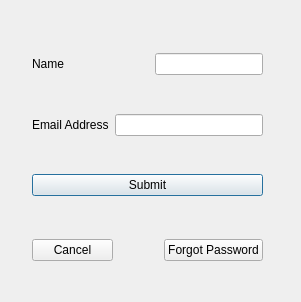
<?xml version="1.0" encoding="UTF-8"?>
<ui version="4.0">
 <class>Dialog</class>
 <widget class="QDialog" name="Dialog">
  <property name="geometry">
   <rect>
    <x>0</x>
    <y>0</y>
    <width>301</width>
    <height>302</height>
   </rect>
  </property>
  <property name="windowTitle">
   <string>Dialog</string>
  </property>
  <widget class="QWidget" name="">
   <property name="geometry">
    <rect>
     <x>32</x>
     <y>53</y>
     <width>231</width>
     <height>213</height>
    </rect>
   </property>
   <layout class="QGridLayout" name="gridLayout">
    <item row="0" column="0" colspan="3">
     <layout class="QHBoxLayout" name="horizontalLayout">
      <item>
       <widget class="QLabel" name="label">
        <property name="text">
         <string>Name</string>
        </property>
       </widget>
      </item>
      <item>
       <spacer name="horizontalSpacer">
        <property name="orientation">
         <enum>Qt::Horizontal</enum>
        </property>
        <property name="sizeHint" stdset="0">
         <size>
          <width>40</width>
          <height>20</height>
         </size>
        </property>
       </spacer>
      </item>
      <item>
       <widget class="QLineEdit" name="lineEdit">
        <property name="sizePolicy">
         <sizepolicy hsizetype="Maximum" vsizetype="Fixed">
          <horstretch>0</horstretch>
          <verstretch>0</verstretch>
         </sizepolicy>
        </property>
       </widget>
      </item>
     </layout>
    </item>
    <item row="1" column="2">
     <spacer name="verticalSpacer">
      <property name="orientation">
       <enum>Qt::Vertical</enum>
      </property>
      <property name="sizeHint" stdset="0">
       <size>
        <width>17</width>
        <height>13</height>
       </size>
      </property>
     </spacer>
    </item>
    <item row="2" column="0" colspan="3">
     <layout class="QHBoxLayout" name="horizontalLayout_2">
      <item>
       <widget class="QLabel" name="label_2">
        <property name="text">
         <string>Email Address</string>
        </property>
       </widget>
      </item>
      <item>
       <widget class="QLineEdit" name="lineEdit_2"/>
      </item>
     </layout>
    </item>
    <item row="3" column="0">
     <spacer name="verticalSpacer_4">
      <property name="orientation">
       <enum>Qt::Vertical</enum>
      </property>
      <property name="sizeHint" stdset="0">
       <size>
        <width>81</width>
        <height>13</height>
       </size>
      </property>
     </spacer>
    </item>
    <item row="3" column="2">
     <spacer name="verticalSpacer_2">
      <property name="orientation">
       <enum>Qt::Vertical</enum>
      </property>
      <property name="sizeHint" stdset="0">
       <size>
        <width>14</width>
        <height>13</height>
       </size>
      </property>
     </spacer>
    </item>
    <item row="4" column="0" colspan="3">
     <widget class="QPushButton" name="pushButton">
      <property name="text">
       <string>Submit</string>
      </property>
     </widget>
    </item>
    <item row="5" column="0">
     <spacer name="verticalSpacer_3">
      <property name="orientation">
       <enum>Qt::Vertical</enum>
      </property>
      <property name="sizeHint" stdset="0">
       <size>
        <width>81</width>
        <height>13</height>
       </size>
      </property>
     </spacer>
    </item>
    <item row="6" column="0">
     <widget class="QPushButton" name="pushButton_2">
      <property name="text">
       <string>Cancel</string>
      </property>
     </widget>
    </item>
    <item row="6" column="1">
     <spacer name="horizontalSpacer_2">
      <property name="orientation">
       <enum>Qt::Horizontal</enum>
      </property>
      <property name="sizeHint" stdset="0">
       <size>
        <width>13</width>
        <height>31</height>
       </size>
      </property>
     </spacer>
    </item>
    <item row="6" column="2">
     <widget class="QPushButton" name="pushButton_3">
      <property name="text">
       <string>Forgot Password</string>
      </property>
     </widget>
    </item>
   </layout>
  </widget>
 </widget>
 <resources/>
 <connections/>
</ui>
